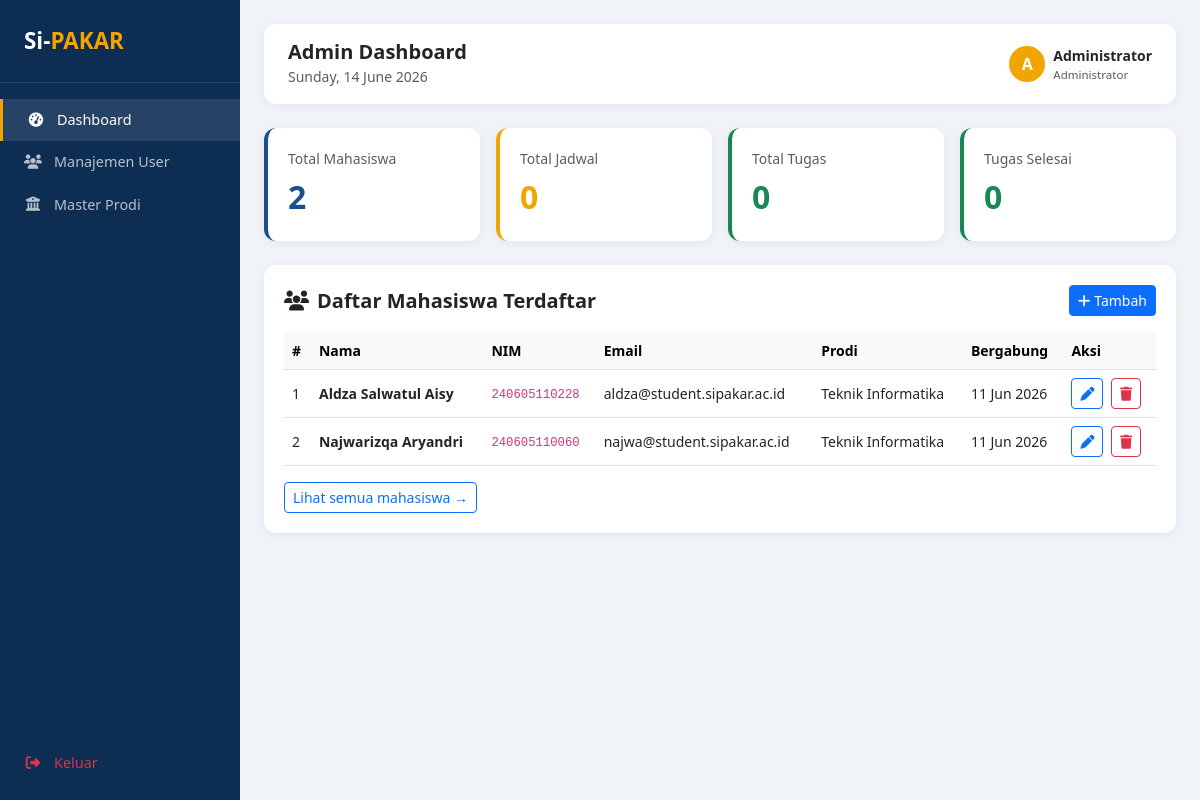
Page /admin/dashboard.php (signed in) on the committed database.
### tables this page shows
CREATE TABLE users (
    id          INT AUTO_INCREMENT PRIMARY KEY,
    nama        VARCHAR(100) NOT NULL,
    nim         VARCHAR(20)  UNIQUE,
    email       VARCHAR(100) NOT NULL UNIQUE,
    password    VARCHAR(255) NOT NULL,
    role        ENUM('admin','student') NOT NULL DEFAULT 'student',
    prodi       VARCHAR(100),
    fakultas    VARCHAR(100),
    created_at  TIMESTAMP DEFAULT CURRENT_TIMESTAMP
);

### includes/auth.php (called while the page is built, shortened)
<?php
function currentUser(): array {
    return [
        'id'    => $_SESSION['user_id']  ?? null,
        'nama'  => $_SESSION['nama']     ?? '',
        'role'  => $_SESSION['role']     ?? '',
        'email' => $_SESSION['email']    ?? '',
    ];
}

### admin/dashboard.php (the view, shortened to what this page needs)
<?php
require_once __DIR__ . '/../includes/auth.php';
$pdo  = getDB();
$user = currentUser();
$totalUsers  = $pdo->query("SELECT COUNT(*) FROM users WHERE role='student'")->fetchColumn();
$totalTugas  = $pdo->query("SELECT COUNT(*) FROM tasks")->fetchColumn();
$totalJadwal = $pdo->query("SELECT COUNT(*) FROM schedules")->fetchColumn();
$tugasSelesai= $pdo->query("SELECT COUNT(*) FROM tasks WHERE status='selesai'")->fetchColumn();
$users = $pdo->query("SELECT * FROM users WHERE role='student' ORDER BY created_at DESC LIMIT 10")->fetchAll();
?>
<!DOCTYPE html>
<html lang="id">
<head>
<link href="https://cdn.jsdelivr.net/npm/bootstrap@5.3.0/dist/css/bootstrap.min.css" rel="stylesheet">
<link href="https://cdnjs.cloudflare.com/ajax/libs/font-awesome/6.4.0/css/all.min.css" rel="stylesheet">
</head>
<body>
<nav class="sidebar">
  <div class="brand">Si-<span>PAKAR</span></div>
  <ul class="nav flex-column">
    <li><a href="dashboard.php" class="nav-link active"><i class="fa fa-gauge-high fa-fw"></i><span>Dashboard</span></a></li>
    <li><a href="users.php" class="nav-link"><i class="fa fa-users fa-fw"></i><span>Manajemen User</span></a></li>
    <li><a href="prodi.php" class="nav-link"><i class="fa fa-university fa-fw"></i><span>Master Prodi</span></a></li>
    <li style="position:absolute;bottom:1rem;width:100%">
      <a href="/sipakar/sipakar/logout.php" class="nav-link text-danger"><i class="fa fa-right-from-bracket fa-fw"></i><span>Keluar</span></a>
    </li>
  </ul>
</nav>
<div class="main-content">
  <div class="topbar">
    <div>
      <h5 class="mb-0 fw-bold">Admin Dashboard</h5>
      <small class="text-muted"><?= date('l, d F Y') ?></small>
    </div>
    <div class="d-flex align-items-center gap-2">
      <div class="rounded-circle d-flex align-items-center justify-content-center text-white fw-bold"
           style="width:36px;height:36px;background:var(--accent)">
        <?= strtoupper(substr($user['nama'],0,1)) ?>
      </div>
      <div>
        <div class="fw-semibold small"><?= htmlspecialchars($user['nama']) ?></div>
        <div class="text-muted" style="font-size:.72rem">Administrator</div>
      </div>
    </div>
  </div>
  <div class="row g-3 mb-4">
    <div class="col-6 col-md-3">
      <div class="stat-card">
        <div class="text-muted small mb-1">Total Mahasiswa</div>
        <div class="num"><?= $totalUsers ?></div>
      </div>
    </div>
    <div class="col-6 col-md-3">
      <div class="stat-card y">
        <div class="text-muted small mb-1">Total Jadwal</div>
        <div class="num"><?= $totalJadwal ?></div>
      </div>
    </div>
    <div class="col-6 col-md-3">
      <div class="stat-card g">
        <div class="text-muted small mb-1">Total Tugas</div>
        <div class="num"><?= $totalTugas ?></div>
      </div>
    </div>
    <div class="col-6 col-md-3">
      <div class="stat-card g">
        <div class="text-muted small mb-1">Tugas Selesai</div>
        <div class="num"><?= $tugasSelesai ?></div>
      </div>
    </div>
  </div>
  <div class="card-section">
    <div class="d-flex justify-content-between align-items-center mb-3">
      <h5 class="fw-bold mb-0"><i class="fa fa-users me-2"></i>Daftar Mahasiswa Terdaftar</h5>
      <a href="users.php?action=tambah" class="btn btn-sm btn-primary"><i class="fa fa-plus me-1"></i>Tambah</a>
    </div>
    <div class="table-responsive">
      <table class="table table-hover small align-middle">
        <thead class="table-light">
          <tr>
            <th>#</th>
            <th>Nama</th>
            <th>NIM</th>
            <th>Email</th>
            <th>Prodi</th>
            <th>Bergabung</th>
            <th>Aksi</th>
          </tr>
        </thead>
        <tbody>
        <?php foreach ($users as $i => $u): ?>
        <tr>
          <td><?= $i+1 ?></td>
          <td class="fw-semibold"><?= htmlspecialchars($u['nama']) ?></td>
          <td><code><?= htmlspecialchars($u['nim'] ?? '-') ?></code></td>
          <td><?= htmlspecialchars($u['email']) ?></td>
          <td><?= htmlspecialchars($u['prodi'] ?? '-') ?></td>
          <td><?= date('d M Y', strtotime($u['created_at'])) ?></td>
          <td>
            <a href="users.php?action=edit&id=<?= $u['id'] ?>" class="btn btn-sm btn-outline-primary me-1"><i class="fa fa-pen"></i></a>
            <a href="users.php?action=hapus&id=<?= $u['id'] ?>"
               class="btn btn-sm btn-outline-danger"
               onclick="return confirm('Hapus akun <?= addslashes($u['nama']) ?>?')">
              <i class="fa fa-trash"></i>
            </a>
          </td>
        </tr>
        <?php endforeach; ?>
        </tbody>
      </table>
    </div>
    <a href="users.php" class="btn btn-outline-primary btn-sm">Lihat semua mahasiswa →</a>
  </div>
</div>
</body>
</html>

### admin/dashboard.php (style rules this page uses)
:root { --primary:#1a4f8a; --accent:#f0a500; --sidebar:#0d2d52; }
body { background:#f0f4f8; font-family:'Segoe UI',sans-serif; }
.sidebar { width:240px; min-height:100vh; background:var(--sidebar); position:fixed; top:0;left:0; padding:1.5rem 0; z-index:100; }
.sidebar .brand { color:#fff; font-size:1.4rem; font-weight:800; padding:0 1.5rem 1.5rem; border-bottom:1px solid rgba(255,255,255,.1); margin-bottom:1rem; }
.sidebar .brand span { color:var(--accent); }
.sidebar .nav-link { color:rgba(255,255,255,.7); padding:.65rem 1.5rem; font-size:.9rem; display:flex; align-items:center; gap:.75rem; transition:all .2s; }
.sidebar .nav-link:hover,.sidebar .nav-link.active { color:#fff; background:rgba(255,255,255,.1); border-left:3px solid var(--accent); }
.main-content { margin-left:240px; padding:1.5rem; }
.topbar { background:#fff; border-radius:12px; padding:1rem 1.5rem; display:flex; justify-content:space-between; align-items:center; box-shadow:0 2px 10px rgba(0,0,0,.06); margin-bottom:1.5rem; }
.stat-card { background:#fff; border-radius:12px; padding:1.25rem; box-shadow:0 2px 10px rgba(0,0,0,.06); border-left:4px solid var(--primary); }
.stat-card.y { border-left-color:var(--accent); }
.stat-card.g { border-left-color:#198754; }
.stat-card .num { font-size:2rem; font-weight:800; color:var(--primary); }
.stat-card.y .num { color:var(--accent); }
.stat-card.g .num { color:#198754; }
.card-section { background:#fff; border-radius:12px; padding:1.25rem; box-shadow:0 2px 10px rgba(0,0,0,.06); }

### rows in the picture
users: nama "Aldza Salwatul Aisy", nim "240605110228", email "aldza@student.sipakar.ac.id", prodi "Teknik Informatika", created_at "11 Jun 2026"
users: nama "Najwarizqa Aryandri", nim "240605110060", email "najwa@student.sipakar.ac.id", prodi "Teknik Informatika", created_at "11 Jun 2026"

### other values in the picture
substr($user['nama'],0,1) "A"
$user['nama'] "Administrator"
$totalUsers "2"
$totalJadwal "0"
$totalTugas "0"
$tugasSelesai "0"
